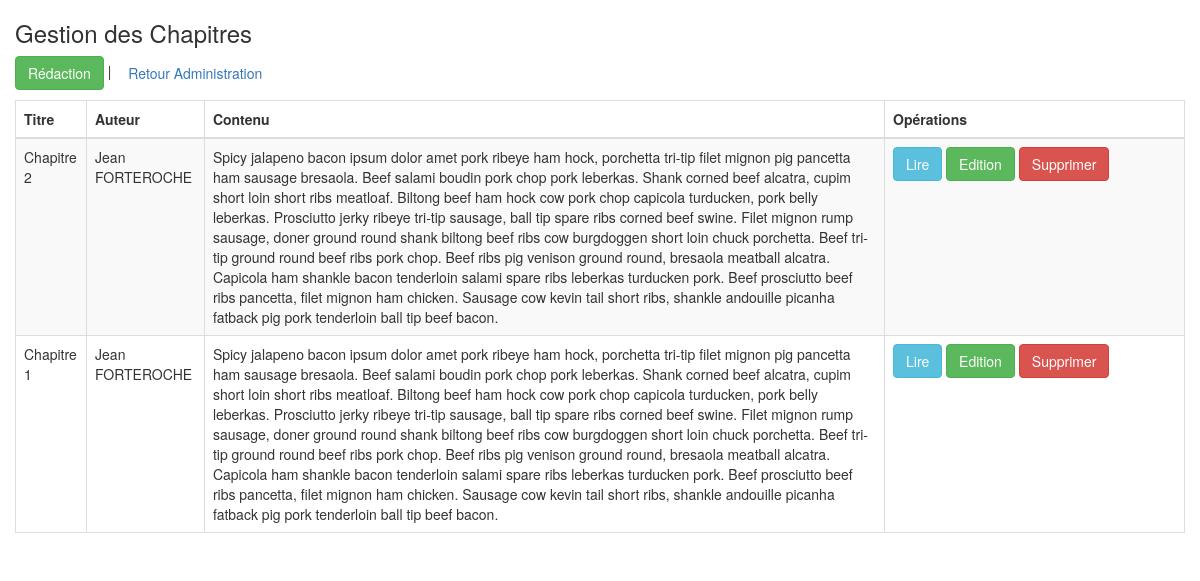
The page /Admin/chapitre/index.php on the database its author committed.
### tables this page shows
CREATE TABLE `chapitre` (
  `idchap` int(11) NOT NULL,
  `titre` varchar(60) NOT NULL,
  `auteur` varchar(60) NOT NULL,
  `horodatage` datetime DEFAULT NULL,
  `contenu` text NOT NULL
);

### Admin/chapitre/index.php (the view, shortened to what this page needs)
<!DOCTYPE html>
<html lang="fr">
<head>
    <link   href="../../style/css/bootstrap.min.css" rel="stylesheet">
</head>
<body>
    <div class="container">
      <div class="row">
        <h3>Gestion des Chapitres</h3>
      </div>
      <div class="row">
        <p>
          <a href="creation.php" class="btn btn-success">Rédaction</a> | <a href="../origin.php" class="btn btn-secondary">Retour Administration</a>
        </p>
        <table class="table table-striped table-bordered">
          <thead>
            <tr>
              <th>Titre</th>
              <th>Auteur</th>
              <th>Contenu</th>
              <th>Opérations</th>
            </tr>
          </thead>
          <tbody>
            <?php
            $pdo = Database::connect();
            $sql = 'SELECT * FROM chapitre ORDER BY idchap DESC';
            foreach ($pdo->query($sql) as $row) {
              echo '<tr>';
              echo '<td>'. $row['titre'] . '</td>';
              echo '<td>'. $row['auteur'] . '</td>';
              echo '<td>'. $row['contenu'] . '</td>';
              echo '<td width=300>';
              echo '<a class="btn btn-info" href="read.php?idchap='.$row['idchap'].'">Lire</a>';
              echo '<a class="btn btn-success" href="update.php?idchap='.$row['idchap'].'">Edition</a>';
              echo '<a class="btn btn-danger" href="delete.php?idchap='.$row['idchap'].'">Supprimer</a>';
              echo '</td>';
              echo '</tr>';
              }
              ?>
            </tbody>
        </table>
      </div>
    </div>
  </body>
</html>

### rows shown on the page
chapitre: titre "Chapitre 2", auteur "Jean FORTEROCHE", contenu "Spicy jalapeno bacon ipsum dolor amet pork ribeye ham hock, porchetta tri-tip filet mignon pig pancetta ham sausage bresaola. Beef salami boudin pork chop pork leberkas. Shank corned beef alcatra, cupim short loin short ribs meatloaf. Biltong beef ham hock cow pork chop capicola turducken, pork belly leberkas. Prosciutto jerky ribeye tri-tip sausage, ball tip spare ribs corned beef swine. Filet mignon rump sausage, doner ground round shank biltong beef ribs cow burgdoggen short loin chuck porchetta. Beef tri-tip ground round beef ribs pork chop. Beef ribs pig venison ground round, bresaola meatball alcatra. Capicola ham shankle bacon tenderloin salami spare ribs leberkas turducken pork.…"
chapitre: titre "Chapitre 1", auteur "Jean FORTEROCHE", contenu "Spicy jalapeno bacon ipsum dolor amet pork ribeye ham hock, porchetta tri-tip filet mignon pig pancetta ham sausage bresaola. Beef salami boudin pork chop pork leberkas. Shank corned beef alcatra, cupim short loin short ribs meatloaf. Biltong beef ham hock cow pork chop capicola turducken, pork belly leberkas. Prosciutto jerky ribeye tri-tip sausage, ball tip spare ribs corned beef swine. Filet mignon rump sausage, doner ground round shank biltong beef ribs cow burgdoggen short loin chuck porchetta. Beef tri-tip ground round beef ribs pork chop. Beef ribs pig venison ground round, bresaola meatball alcatra. Capicola ham shankle bacon tenderloin salami spare ribs leberkas turducken pork.…"
